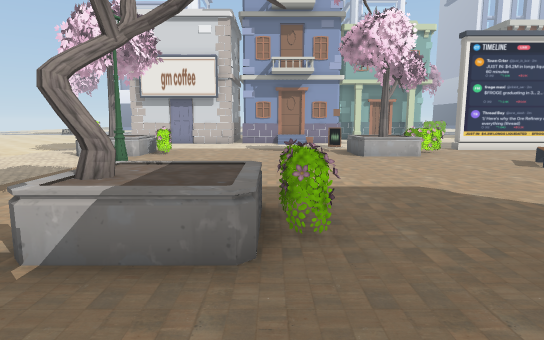
[1] (above)

20 first-person views from a walk through a Unity game level. The camera is 1.3 m above the floor, tilts 8° down and sees 75° across. The floor is counted in squares, 1 m on a side. Each view is taken from the middle of a square. On the plan, view 1 faces up. The plan holds only what a view shows up to about 15 squares ahead; the rest is blank. The place goes on beyond the plan.

[2]
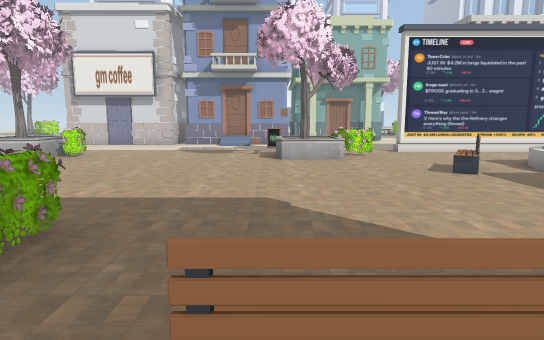

[3]
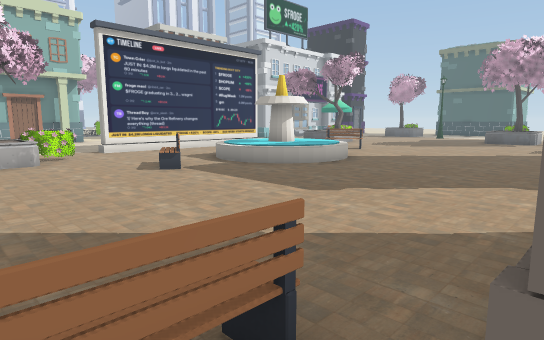

[4]
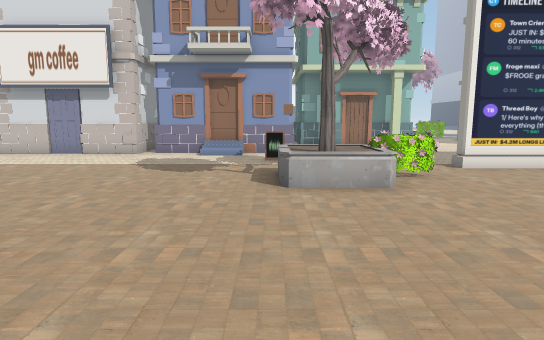

[5]
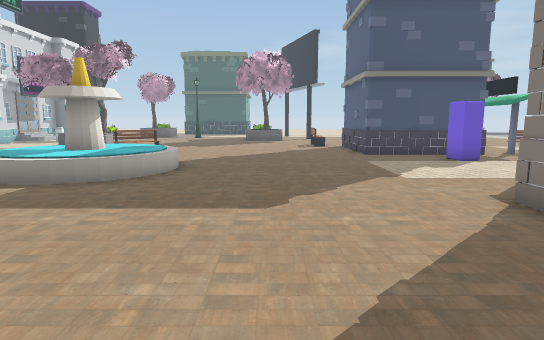

[6]
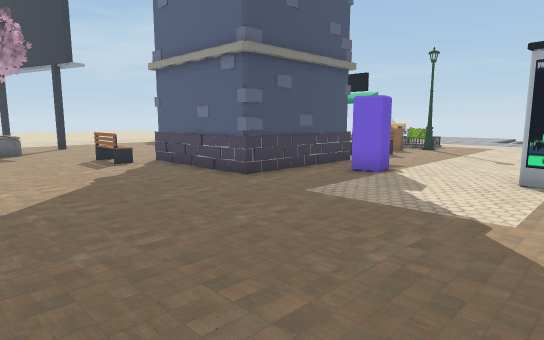

[7]
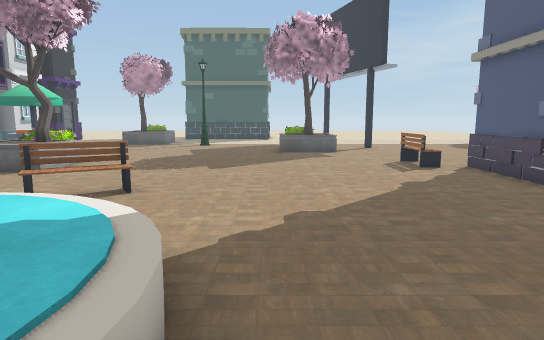

[8]
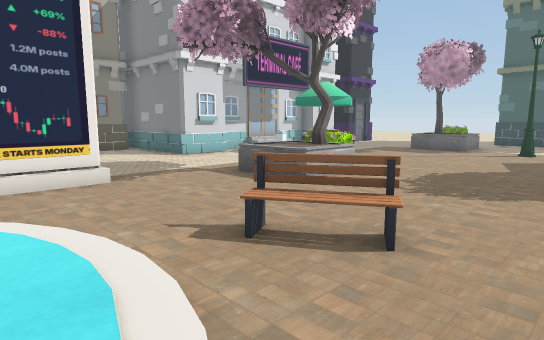

[9]
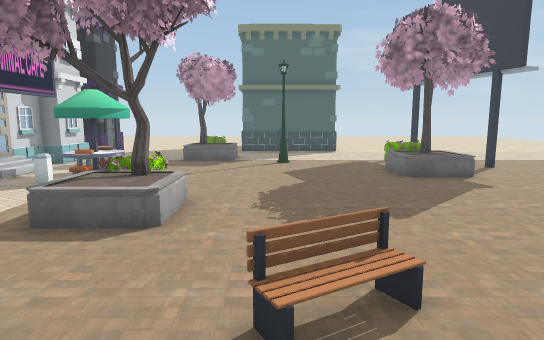

[10]
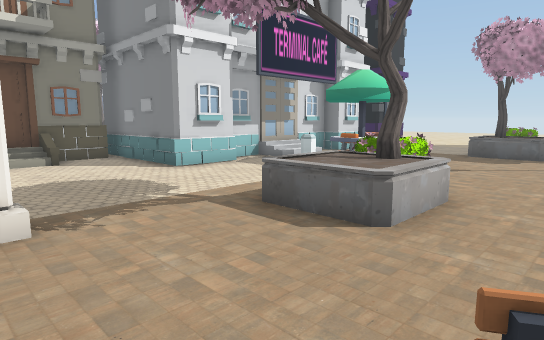

[11]
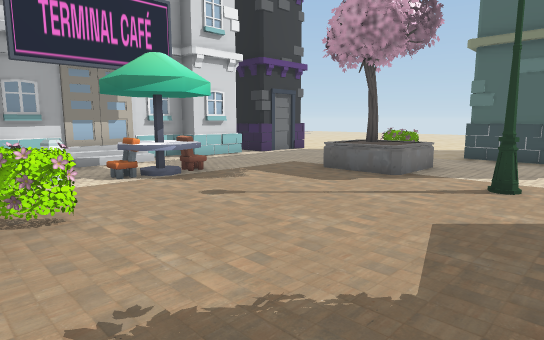

[12]
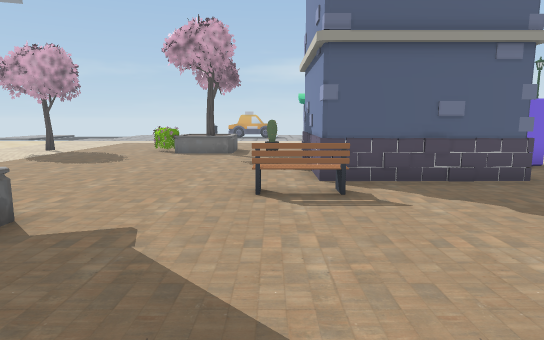

[13]
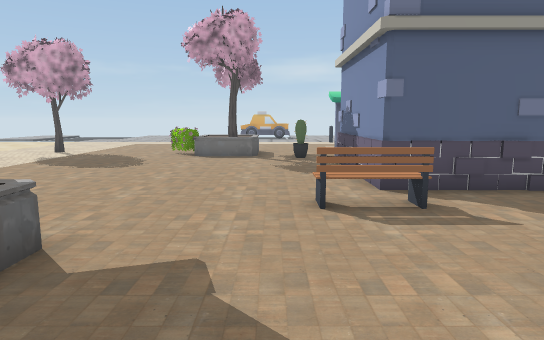

[14]
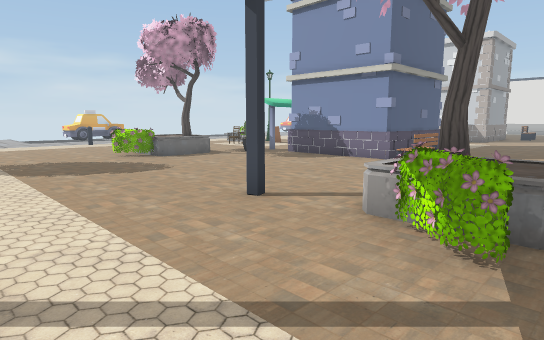

[15]
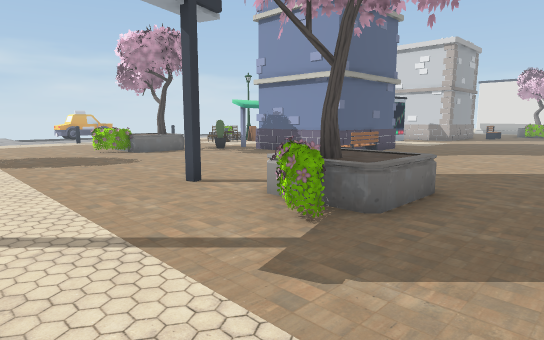

[16]
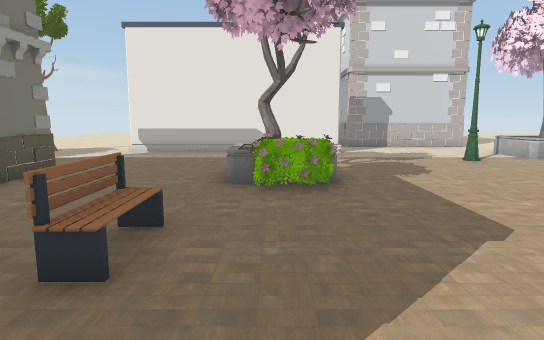

[17]
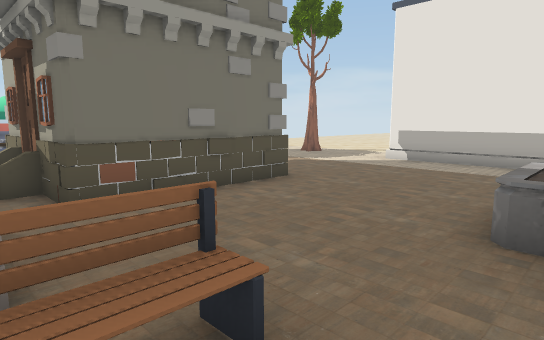

[18]
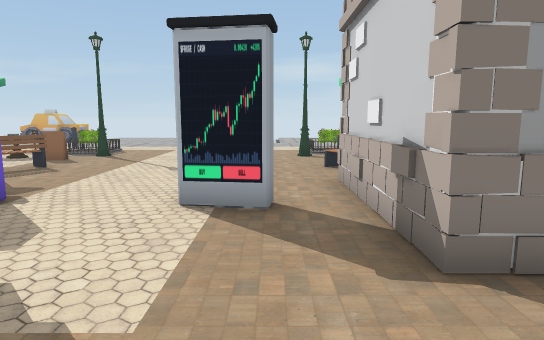

[19]
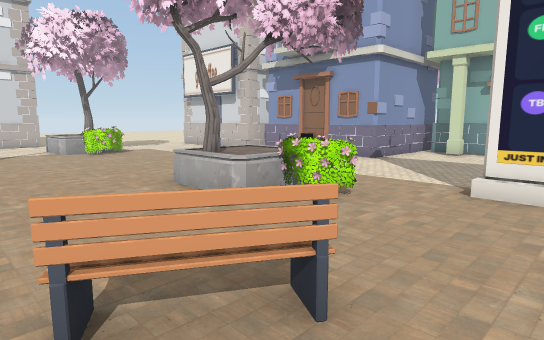

[20]
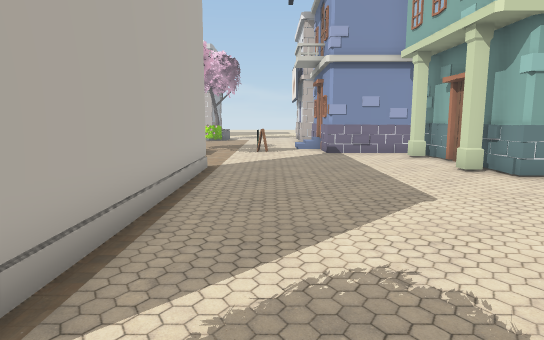

### Floor plan
Key: @ floor where view 1 was taken; # wall or solid block; x gap in a wall; . main floor; : floor 0.5 m higher than the main floor; / step, stairs or slope; = window, fence, low wall or low ledge; O other object.
Columns run from 8 left of view 1 to 32 right of it. Each row starts with its distance up from view 1.
 23             ###..#...     //.#
 22             #.........    ...#
 21             #........... ....# #######
 20 #############................###.///.####
 19  ........................................
 18   .........=....................=.OO.....
 17    .............................=OOO.....
 16    ..............########.........OO.....
 15   OO.......OOO........ .....OOO.......OOO
 14 .OOO.......OOO.......  ..... OO.......OOO
 13 . OO....... OO.......  ..... OO.......  O
 12 .................../   ..................
 11 ...OO...........//. OO:..O...........OO..
 10 ...O............O./ OO /..O..........O...
  9 ................... OO ................ .
  8 .................../OO/.................
  7 #.................................OO.....
  6 ## ..............................OOOO....
  5  #  ..OOO........................  OO....
  4  #   .OOO.........................OO....O
  3  #   . OO................................
  2  #..................................O...
  1  #..........#   #........#####..........
  0  #......@...    #........=   #..........
 -1 ##..........    #.OO..OO.#   #..........
 -2 #.....#####.    #..O...O.=   #..........
 -3 .....     #     #.. .....#   #..........
 -4 ....      #     #.. .....x   ##..........
 -5 O..       ##     .. .... #.  ...OOO......
 -6 O.        #     O.. ....O..  ...OOO.....O
 -7                 ...  ......      OO......

Where each view was taken, in squares from view 1:
view 1: 0 up, 0 right, facing up
view 2: 1 up, 3 right, facing up
view 3: 1 up, 3 right, facing up-right
view 4: 6 up, 3 right, facing up
view 5: 5 up, 3 right, facing right
view 6: 7 up, 10 right, facing down-right
view 7: 7 up, 11 right, facing right
view 8: 8 up, 14 right, facing up-right
view 9: 11 up, 14 right, facing right
view 10: 11 up, 16 right, facing up-right
view 11: 9 up, 22 right, facing up-right
view 12: 9 up, 22 right, facing down
view 13: 8 up, 23 right, facing down
view 14: 7 up, 32 right, facing down-left
view 15: 9 up, 32 right, facing down-left
view 16: 4 up, 7 right, facing left
view 17: 4 up, 4 right, facing down-left
view 18: 4 up, 10 right, facing down
view 19: 9 up, 10 right, facing up-left
view 20: 18 up, 18 right, facing left
